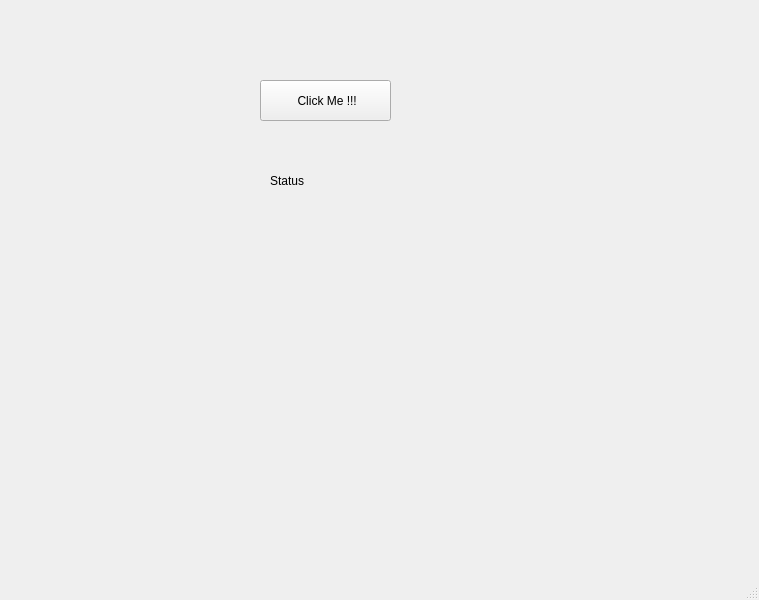
<?xml version="1.0" encoding="UTF-8"?>
<ui version="4.0">
 <class>MainWindow</class>
 <widget class="QMainWindow" name="MainWindow">
  <property name="geometry">
   <rect>
    <x>0</x>
    <y>0</y>
    <width>759</width>
    <height>600</height>
   </rect>
  </property>
  <property name="windowTitle">
   <string>MainWindow</string>
  </property>
  <widget class="QWidget" name="centralwidget">
   <widget class="QPushButton" name="pushButtonClose">
    <property name="geometry">
     <rect>
      <x>260</x>
      <y>80</y>
      <width>131</width>
      <height>41</height>
     </rect>
    </property>
    <property name="text">
     <string> Click Me !!!</string>
    </property>
   </widget>
   <widget class="QLabel" name="label">
    <property name="geometry">
     <rect>
      <x>270</x>
      <y>160</y>
      <width>241</width>
      <height>41</height>
     </rect>
    </property>
    <property name="text">
     <string>Status</string>
    </property>
    <property name="textFormat">
     <enum>Qt::AutoText</enum>
    </property>
   </widget>
  </widget>
  <widget class="QMenuBar" name="menubar">
   <property name="geometry">
    <rect>
     <x>0</x>
     <y>0</y>
     <width>759</width>
     <height>25</height>
    </rect>
   </property>
  </widget>
  <widget class="QStatusBar" name="statusbar"/>
 </widget>
 <resources/>
 <connections/>
</ui>
